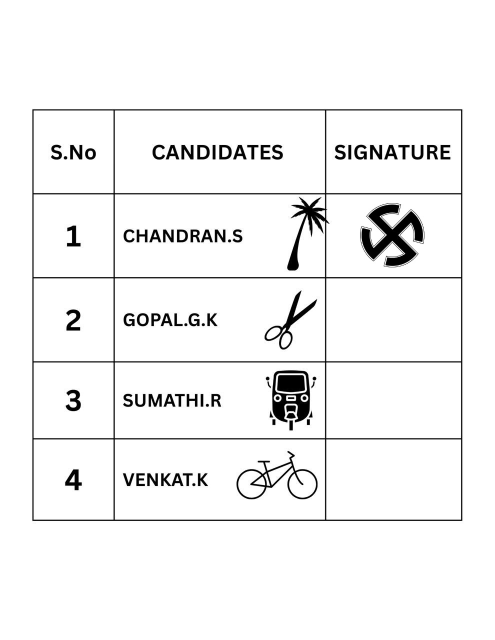
#> input picture test1.jpg, 989 x 1280 px, found by its file name (shown at 1/2 size)
$ python test3.py
#> lines starting #> are read from the running program, lines starting #| are printed output that depends on the picture; after the words box and inside, x2 and y2 are one past the last pixel; in counts of white or black regions, pixels touching at a corner belong together
import cv2
import numpy as np

# Load the image
image_path = "test1.jpg"  # Change this to your correct image path
image = cv2.imread(image_path)
#> image is the input picture: shape (1280, 989, 3); min 0, max 255, mean 243
debug_image = image.copy()
highlight_image = image.copy()

# Convert to grayscale
gray = cv2.cvtColor(image, cv2.COLOR_BGR2GRAY)

# Apply edge detection
edges = cv2.Canny(gray, 50, 150)
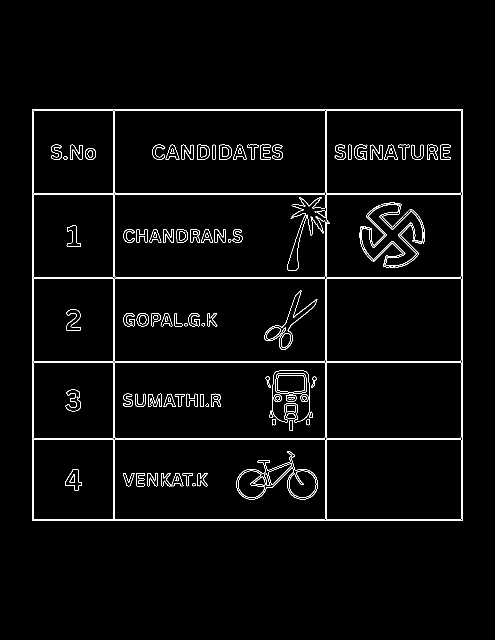
#> edges: shape (1280, 989) (shown at 1/2 size); 2.5% white in thin lines or dots, all inside (x1, y1, x2, y2) = (64, 218, 925, 1042)

# Detect lines using Hough Transform
lines = cv2.HoughLinesP(edges, 1, np.pi / 180, 100, minLineLength=100, maxLineGap=10)
#> lines = 27 rows, first 6: [64, 388, 924, 388], [64, 556, 924, 556], [64, 878, 924, 878], [64, 724, 924, 724], [64, 722, 924, 722], [65, 218, 924, 218]

# Separate horizontal and vertical lines
horizontal_lines = []
vertical_lines = []

for line in lines:
    x1, y1, x2, y2 = line[0]
    if abs(y2 - y1) < abs(x2 - x1):  # Horizontal line
        horizontal_lines.append((x1, y1, x2, y2))
    else:  # Vertical line
        vertical_lines.append((x1, y1, x2, y2))
#> this loop made 27 passes
#> (x1, y1, x2, y2) on passes 1 to 12: (64, 388, 924, 388), (64, 556, 924, 556), (64, 878, 924, 878), (64, 724, 924, 724), (64, 722, 924, 722), (65, 218, 924, 218), (64, 386, 924, 386), (67, 1041, 67, 221), (227, 1041, 227, 222), (922, 1041, 922, 221), (229, 1041, 229, 221), (64, 1039, 924, 1039)
#> after the loop, horizontal_lines = 19 items, first 6: (64, 388, 924, 388), (64, 556, 924, 556), (64, 878, 924, 878), (64, 724, 924, 724), (64, 722, 924, 722), (65, 218, 924, 218); vertical_lines = [(67, 1041, 67, 221), (227, 1041, 227, 222), (922, 1041, 922, 221), (229, 1041, 229, 221), (650, 1041, 650, 222), (924, 1040, 924, 219), (64, 1040, 64, 220), (652, 1038, 652, 221)]

# Sort horizontal lines by Y-coordinate (to get rows in order)
horizontal_lines.sort(key=lambda x: x[1])

# Remove duplicate or closely spaced lines (avoid extra grid lines)
filtered_rows = []
row_threshold = 20  # Minimum pixel gap between two rows

for i, (x1, y1, x2, y2) in enumerate(horizontal_lines):
    if i == 0 or (y1 - filtered_rows[-1][1]) > row_threshold:
        filtered_rows.append((x1, y1, x2, y2))
#> this loop made 19 passes
#> (x1, y1, x2, y2) on passes 1 to 12: (65, 218, 924, 218), (69, 220, 920, 220), (338, 298, 461, 296), (687, 303, 789, 302), (685, 310, 793, 312), (306, 312, 508, 312), (307, 313, 473, 313), (669, 314, 775, 314), (64, 386, 924, 386), (64, 388, 924, 388), (64, 554, 924, 554), (64, 556, 924, 556)
#> after the loop, filtered_rows = [(65, 218, 924, 218), (338, 298, 461, 296), (64, 386, 924, 386), (64, 554, 924, 554), (64, 722, 924, 722), (64, 876, 924, 876), (264, 946, 384, 946), (64, 1039, 924, 1039)]

# Sort vertical lines to get column boundaries
vertical_lines.sort(key=lambda x: x[0])

# Define signature column range
x_min = vertical_lines[-2][0]  # Left boundary of signature column
#> x_min = 922
x_max = vertical_lines[-1][0]  # Right boundary
#> x_max = 924

# Convert image to grayscale and apply adaptive thresholding (better for stamp detection)
thresh = cv2.adaptiveThreshold(gray, 255, cv2.ADAPTIVE_THRESH_GAUSSIAN_C, cv2.THRESH_BINARY_INV, 11, 2)
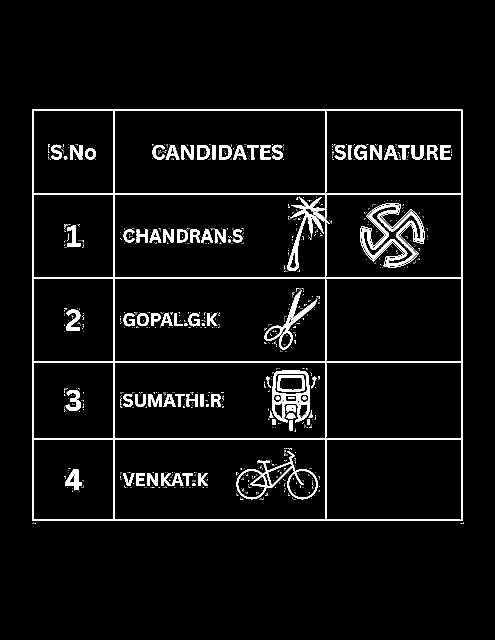
#> thresh: shape (1280, 989) (shown at 1/2 size); 4.8% white; 1157 white regions (1073 under 20 px)

# Find stamp contours
stamp_contours, _ = cv2.findContours(thresh, cv2.RETR_EXTERNAL, cv2.CHAIN_APPROX_SIMPLE)
#> stamp_contours = 9 contours, 8 with area under 20; largest, box (x1, y1, x2, y2) and area: (65, 218, 925, 1042) 706940

# Identify row containing the stamp
detected_row = None

for cnt in stamp_contours:
    x, y, w, h = cv2.boundingRect(cnt)
    contour_area = cv2.contourArea(cnt)

    # Ignore small noise and very large objects
    if contour_area < 500 or contour_area > 20000:
        continue

    # Ensure at least 50% of the contour is inside the signature column
    if x + w // 2 >= x_min and x + w // 2 <= x_max:
        stamp_center_y = y + (h // 2)

        # Draw detected stamp on debug image
        cv2.rectangle(debug_image, (x, y), (x + w, y + h), (0, 255, 0), 3)
        cv2.putText(debug_image, "Stamp", (x, y - 5), cv2.FONT_HERSHEY_SIMPLEX, 0.6, (0, 255, 0), 2)

        # Find which row contains this stamp
        for i in range(len(filtered_rows) - 1):
            y_start = filtered_rows[i][1]
            y_end = filtered_rows[i + 1][1]

            # Draw debugging box in yellow
            cv2.rectangle(debug_image, (0, y_start), (image.shape[1], y_end), (0, 255, 255), 2)

            if y_start <= stamp_center_y <= y_end:
                detected_row = i + 1  # Convert to 1-based index

                # Highlight correct detected row in RED on both images
                cv2.rectangle(debug_image, (0, y_start), (image.shape[1], y_end), (0, 0, 255), 3)
                cv2.rectangle(highlight_image, (0, y_start), (image.shape[1], y_end), (0, 0, 255), 3)
                cv2.putText(debug_image, f"Detected Row {detected_row}", (50, y_start + 30), cv2.FONT_HERSHEY_SIMPLEX, 0.8, (0, 0, 255), 2)
                cv2.putText(highlight_image, f"Detected Row {detected_row}", (50, y_start + 30), cv2.FONT_HERSHEY_SIMPLEX, 0.8, (0, 0, 255), 2)
                break
#> this loop made 9 passes
#> (x, y, w, h, contour_area) on pass 9: (65, 218, 860, 824, 706940.5)

# Save both debugging and final highlight images
cv2.imwrite("debug_image.jpg", debug_image)
cv2.imwrite("highlight_image.jpg", highlight_image)

if detected_row:
    print(f"\n✅ Fixed: Stamp detected in row {detected_row}")
else:
    print("\n❌ Error: Stamp detection failed.")
